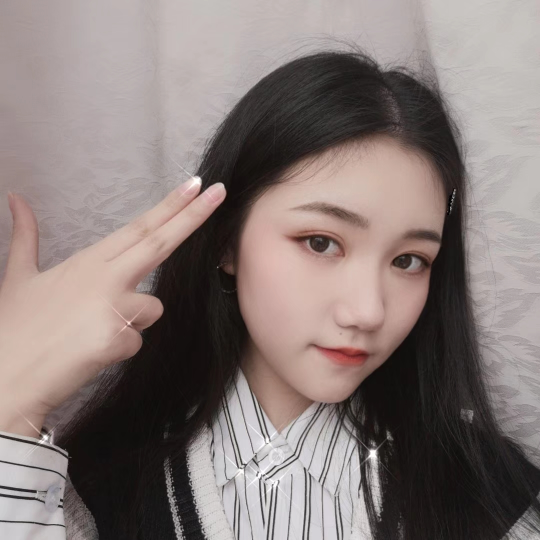
#> input picture data/001.jpg, 1080 x 1080 px (shown at 1/2 size)
$ python '03修改尺寸.py'
#> lines starting #> are read from the running program, lines starting #| are printed output that depends on the picture
#导入cv图片
import cv2 as cv
#读取图片
img = cv.imread('data/001.jpg')
#> img is the input picture: shape (1080, 1080, 3); mean B, G, R 119.5, 122.3, 134.7
#灰度转换
grey_img = cv.cvtColor(img, cv.COLOR_BGR2GRAY)
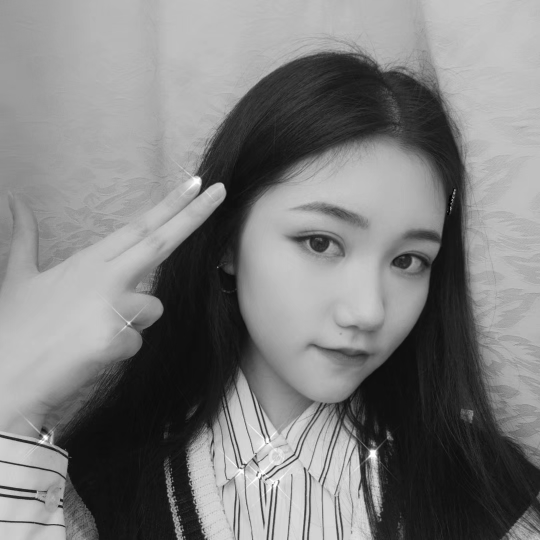
#> grey_img: shape (1080, 1080) (shown at 1/2 size); min 0, max 255, mean 125.7
#修改尺寸
resize_img = cv.resize(img, dsize=(200, 200))
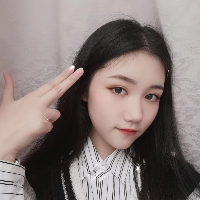
#> resize_img: shape (200, 200, 3); mean B, G, R 119.4, 122.2, 134.6
#显示原图
cv.imshow('img', img)
#显示修改后的图片
cv.imshow('resize_img', resize_img)
#打印原图尺寸
print('未修改', img.shape)
#| 未修改 (1080, 1080, 3)
#打印修改后的尺寸
print('修改后', resize_img.shape)
#| 修改后 (200, 200, 3)
#等待
while True:
    if ord('q')== cv.waitKey(0):
#> (key q is pressed here)
        break
# #显示灰度
# cv.imshow('grey', grey_img)
# #显示图片
# cv.imshow('read_img', img)
#等待
cv.waitKey(0)
#释放内存
cv.destroyAllWindows()
